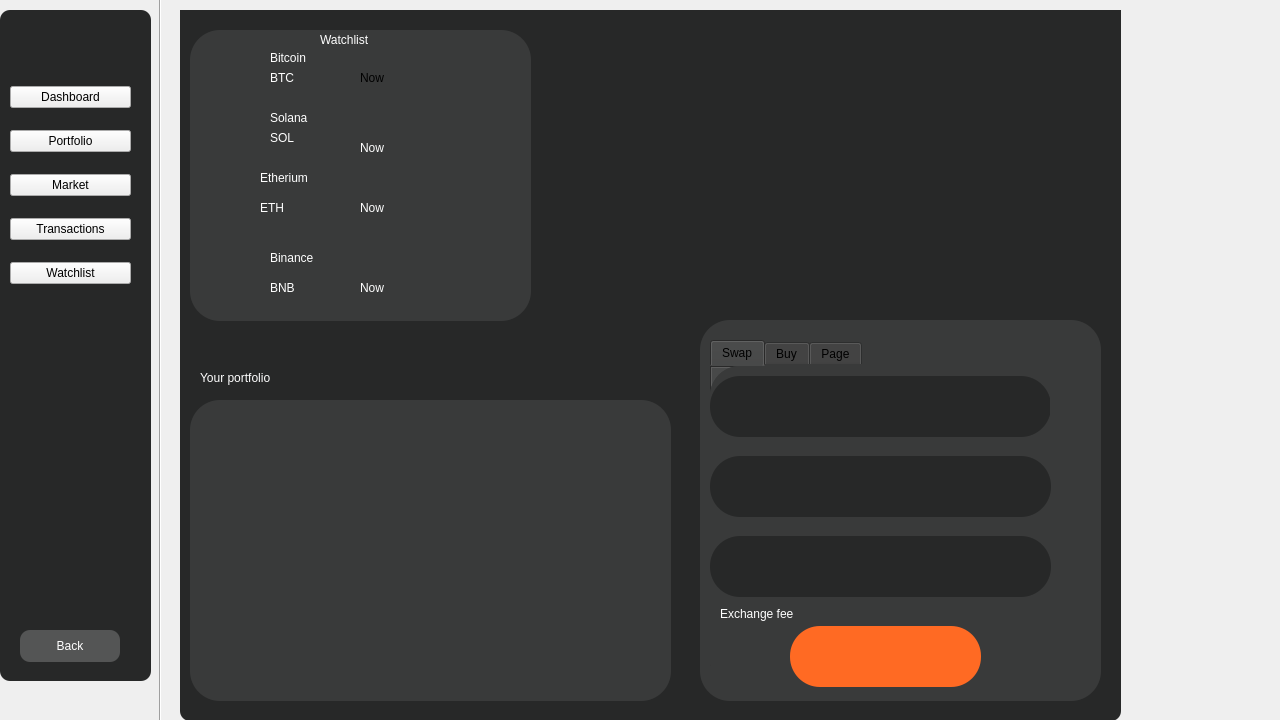
<?xml version="1.0" encoding="UTF-8"?>
<ui version="4.0">
 <class>Crypto</class>
 <widget class="QWidget" name="Crypto">
  <property name="geometry">
   <rect>
    <x>0</x>
    <y>0</y>
    <width>1280</width>
    <height>720</height>
   </rect>
  </property>
  <property name="windowTitle">
   <string>Form</string>
  </property>
  <widget class="Line" name="line">
   <property name="geometry">
    <rect>
     <x>150</x>
     <y>-10</y>
     <width>20</width>
     <height>751</height>
    </rect>
   </property>
   <property name="orientation">
    <enum>Qt::Vertical</enum>
   </property>
  </widget>
  <widget class="QWidget" name="verticalLayoutWidget">
   <property name="geometry">
    <rect>
     <x>10</x>
     <y>70</y>
     <width>121</width>
     <height>231</height>
    </rect>
   </property>
   <layout class="QVBoxLayout" name="options_BL">
    <item>
     <widget class="QPushButton" name="dashboard_PB">
      <property name="text">
       <string>Dashboard</string>
      </property>
     </widget>
    </item>
    <item>
     <widget class="QPushButton" name="portfolio_PB">
      <property name="text">
       <string>Portfolio</string>
      </property>
     </widget>
    </item>
    <item>
     <widget class="QPushButton" name="market_PB">
      <property name="text">
       <string>Market</string>
      </property>
     </widget>
    </item>
    <item>
     <widget class="QPushButton" name="transactions_PB">
      <property name="text">
       <string>Transactions</string>
      </property>
     </widget>
    </item>
    <item>
     <widget class="QPushButton" name="watchlist_PB">
      <property name="text">
       <string>Watchlist</string>
      </property>
     </widget>
    </item>
   </layout>
  </widget>
  <widget class="QStackedWidget" name="stackedWidget">
   <property name="geometry">
    <rect>
     <x>180</x>
     <y>10</y>
     <width>1091</width>
     <height>721</height>
    </rect>
   </property>
   <widget class="QWidget" name="Dashboard">
    <widget class="QWidget" name="widget_2" native="true">
     <property name="geometry">
      <rect>
       <x>0</x>
       <y>-20</y>
       <width>941</width>
       <height>731</height>
      </rect>
     </property>
     <property name="styleSheet">
      <string notr="true">background-color: rgb(39, 40, 40);
border-radius:10px;</string>
     </property>
     <widget class="QWidget" name="widget" native="true">
      <property name="geometry">
       <rect>
        <x>10</x>
        <y>40</y>
        <width>341</width>
        <height>291</height>
       </rect>
      </property>
      <property name="styleSheet">
       <string notr="true">background-color: rgb(57, 58, 58);
border-radius:30px;</string>
      </property>
      <widget class="QLabel" name="SOL_img_LA">
       <property name="geometry">
        <rect>
         <x>10</x>
         <y>70</y>
         <width>61</width>
         <height>61</height>
        </rect>
       </property>
       <property name="text">
        <string/>
       </property>
       <property name="pixmap">
        <pixmap resource="../resources/resources.qrc">:/images/solana.svg</pixmap>
       </property>
       <property name="scaledContents">
        <bool>true</bool>
       </property>
      </widget>
      <widget class="QLabel" name="bitcoin_img_LA">
       <property name="geometry">
        <rect>
         <x>10</x>
         <y>10</y>
         <width>61</width>
         <height>51</height>
        </rect>
       </property>
       <property name="text">
        <string/>
       </property>
       <property name="pixmap">
        <pixmap resource="../resources/resources.qrc">:/images/bitcoin.png</pixmap>
       </property>
       <property name="scaledContents">
        <bool>true</bool>
       </property>
      </widget>
      <widget class="QLabel" name="BNB_img_LA">
       <property name="geometry">
        <rect>
         <x>10</x>
         <y>210</y>
         <width>61</width>
         <height>61</height>
        </rect>
       </property>
       <property name="text">
        <string/>
       </property>
       <property name="pixmap">
        <pixmap resource="../resources/resources.qrc">:/images/binance.png</pixmap>
       </property>
       <property name="scaledContents">
        <bool>true</bool>
       </property>
      </widget>
      <widget class="QLabel" name="ETH_img_LA">
       <property name="geometry">
        <rect>
         <x>10</x>
         <y>140</y>
         <width>61</width>
         <height>61</height>
        </rect>
       </property>
       <property name="text">
        <string/>
       </property>
       <property name="pixmap">
        <pixmap resource="../resources/resources.qrc">:/images/etherium.png</pixmap>
       </property>
       <property name="scaledContents">
        <bool>true</bool>
       </property>
      </widget>
      <widget class="QLabel" name="Bitcon_LA">
       <property name="geometry">
        <rect>
         <x>80</x>
         <y>20</y>
         <width>58</width>
         <height>16</height>
        </rect>
       </property>
       <property name="styleSheet">
        <string notr="true">color: rgb(255, 255, 255);</string>
       </property>
       <property name="text">
        <string>Bitcoin</string>
       </property>
      </widget>
      <widget class="QLabel" name="BTC_LA">
       <property name="geometry">
        <rect>
         <x>80</x>
         <y>40</y>
         <width>58</width>
         <height>16</height>
        </rect>
       </property>
       <property name="styleSheet">
        <string notr="true">color:rgb(255, 255, 255)</string>
       </property>
       <property name="text">
        <string>BTC</string>
       </property>
      </widget>
      <widget class="Line" name="line_2">
       <property name="geometry">
        <rect>
         <x>10</x>
         <y>70</y>
         <width>118</width>
         <height>3</height>
        </rect>
       </property>
       <property name="orientation">
        <enum>Qt::Horizontal</enum>
       </property>
      </widget>
      <widget class="QLabel" name="solana_LA">
       <property name="geometry">
        <rect>
         <x>80</x>
         <y>80</y>
         <width>58</width>
         <height>16</height>
        </rect>
       </property>
       <property name="styleSheet">
        <string notr="true">color:rgb(255, 255, 255)</string>
       </property>
       <property name="text">
        <string>Solana</string>
       </property>
      </widget>
      <widget class="QLabel" name="SOL_LA">
       <property name="geometry">
        <rect>
         <x>80</x>
         <y>100</y>
         <width>58</width>
         <height>16</height>
        </rect>
       </property>
       <property name="styleSheet">
        <string notr="true">color:rgb(255, 255, 255)</string>
       </property>
       <property name="text">
        <string>SOL</string>
       </property>
      </widget>
      <widget class="QLabel" name="Etherium_LA">
       <property name="geometry">
        <rect>
         <x>70</x>
         <y>140</y>
         <width>58</width>
         <height>16</height>
        </rect>
       </property>
       <property name="styleSheet">
        <string notr="true">color:rgb(255, 255, 255)</string>
       </property>
       <property name="text">
        <string>Etherium</string>
       </property>
      </widget>
      <widget class="QLabel" name="ETH_LA">
       <property name="geometry">
        <rect>
         <x>70</x>
         <y>170</y>
         <width>58</width>
         <height>16</height>
        </rect>
       </property>
       <property name="styleSheet">
        <string notr="true">color:rgb(255, 255, 255)</string>
       </property>
       <property name="text">
        <string>ETH</string>
       </property>
      </widget>
      <widget class="QLabel" name="Binance_LA">
       <property name="geometry">
        <rect>
         <x>80</x>
         <y>220</y>
         <width>58</width>
         <height>16</height>
        </rect>
       </property>
       <property name="styleSheet">
        <string notr="true">color: rgb(255, 255, 255);</string>
       </property>
       <property name="text">
        <string>Binance</string>
       </property>
      </widget>
      <widget class="QLabel" name="BNB_LA">
       <property name="geometry">
        <rect>
         <x>80</x>
         <y>250</y>
         <width>58</width>
         <height>16</height>
        </rect>
       </property>
       <property name="styleSheet">
        <string notr="true">color: rgb(255, 255, 255);</string>
       </property>
       <property name="text">
        <string>BNB</string>
       </property>
      </widget>
      <widget class="QLabel" name="BTC_price_LA">
       <property name="geometry">
        <rect>
         <x>160</x>
         <y>20</y>
         <width>91</width>
         <height>20</height>
        </rect>
       </property>
       <property name="text">
        <string/>
       </property>
      </widget>
      <widget class="QLabel" name="now_LA">
       <property name="geometry">
        <rect>
         <x>170</x>
         <y>40</y>
         <width>71</width>
         <height>16</height>
        </rect>
       </property>
       <property name="text">
        <string>Now</string>
       </property>
      </widget>
      <widget class="QLabel" name="SOL_price_LA">
       <property name="geometry">
        <rect>
         <x>170</x>
         <y>80</y>
         <width>101</width>
         <height>16</height>
        </rect>
       </property>
       <property name="text">
        <string/>
       </property>
      </widget>
      <widget class="QLabel" name="now_LA_3">
       <property name="geometry">
        <rect>
         <x>170</x>
         <y>110</y>
         <width>71</width>
         <height>16</height>
        </rect>
       </property>
       <property name="styleSheet">
        <string notr="true">color:rgb(255, 255, 255)</string>
       </property>
       <property name="text">
        <string>Now</string>
       </property>
      </widget>
      <widget class="QLabel" name="now_LA_2">
       <property name="geometry">
        <rect>
         <x>170</x>
         <y>170</y>
         <width>71</width>
         <height>16</height>
        </rect>
       </property>
       <property name="styleSheet">
        <string notr="true">color:rgb(255, 255, 255)</string>
       </property>
       <property name="text">
        <string>Now</string>
       </property>
      </widget>
      <widget class="QLabel" name="now_LA_4">
       <property name="geometry">
        <rect>
         <x>170</x>
         <y>250</y>
         <width>71</width>
         <height>16</height>
        </rect>
       </property>
       <property name="styleSheet">
        <string notr="true">color: rgb(255, 255, 255);</string>
       </property>
       <property name="text">
        <string>Now</string>
       </property>
      </widget>
      <widget class="QLabel" name="ETH_price_LA">
       <property name="geometry">
        <rect>
         <x>150</x>
         <y>140</y>
         <width>91</width>
         <height>20</height>
        </rect>
       </property>
       <property name="text">
        <string/>
       </property>
      </widget>
      <widget class="QLabel" name="BNB_price_LA">
       <property name="geometry">
        <rect>
         <x>150</x>
         <y>220</y>
         <width>101</width>
         <height>20</height>
        </rect>
       </property>
       <property name="text">
        <string/>
       </property>
      </widget>
      <widget class="QLabel" name="label">
       <property name="geometry">
        <rect>
         <x>130</x>
         <y>0</y>
         <width>61</width>
         <height>20</height>
        </rect>
       </property>
       <property name="styleSheet">
        <string notr="true">color: rgb(255, 255, 255);</string>
       </property>
       <property name="text">
        <string>Watchlist</string>
       </property>
      </widget>
     </widget>
     <widget class="QLabel" name="portfolio_LA">
      <property name="geometry">
       <rect>
        <x>20</x>
        <y>380</y>
        <width>101</width>
        <height>16</height>
       </rect>
      </property>
      <property name="styleSheet">
       <string notr="true">color: rgb(255, 255, 255);</string>
      </property>
      <property name="text">
       <string>Your portfolio</string>
      </property>
     </widget>
     <widget class="QWidget" name="widget_3" native="true">
      <property name="geometry">
       <rect>
        <x>10</x>
        <y>410</y>
        <width>481</width>
        <height>301</height>
       </rect>
      </property>
      <property name="styleSheet">
       <string notr="true">background-color: rgb(57, 58, 58);
border-radius:30px;</string>
      </property>
     </widget>
     <widget class="QWidget" name="widget_4" native="true">
      <property name="geometry">
       <rect>
        <x>520</x>
        <y>330</y>
        <width>401</width>
        <height>381</height>
       </rect>
      </property>
      <property name="styleSheet">
       <string notr="true">background-color: rgb(57, 58, 58);
border-radius:30px;</string>
      </property>
      <widget class="QTabWidget" name="tabWidget">
       <property name="geometry">
        <rect>
         <x>10</x>
         <y>20</y>
         <width>381</width>
         <height>351</height>
        </rect>
       </property>
       <property name="styleSheet">
        <string notr="true">background-color: rgb(57, 58, 58);</string>
       </property>
       <property name="currentIndex">
        <number>0</number>
       </property>
       <widget class="QWidget" name="tab">
        <attribute name="title">
         <string>Swap</string>
        </attribute>
        <widget class="QWidget" name="widget_6" native="true">
         <property name="geometry">
          <rect>
           <x>0</x>
           <y>10</y>
           <width>341</width>
           <height>61</height>
          </rect>
         </property>
         <property name="styleSheet">
          <string notr="true">background-color: rgb(39, 40, 40);
border-radius:30px;</string>
         </property>
        </widget>
        <widget class="QWidget" name="widget_7" native="true">
         <property name="geometry">
          <rect>
           <x>0</x>
           <y>90</y>
           <width>341</width>
           <height>61</height>
          </rect>
         </property>
         <property name="styleSheet">
          <string notr="true">background-color: rgb(39, 40, 40);
border-radius:30px;</string>
         </property>
        </widget>
        <widget class="QWidget" name="widget_8" native="true">
         <property name="geometry">
          <rect>
           <x>0</x>
           <y>170</y>
           <width>341</width>
           <height>61</height>
          </rect>
         </property>
         <property name="styleSheet">
          <string notr="true">background-color: rgb(39, 40, 40);
border-radius:30px;</string>
         </property>
        </widget>
        <widget class="QLabel" name="label_23">
         <property name="geometry">
          <rect>
           <x>10</x>
           <y>240</y>
           <width>91</width>
           <height>16</height>
          </rect>
         </property>
         <property name="styleSheet">
          <string notr="true">color: rgb(255, 255, 255);</string>
         </property>
         <property name="text">
          <string>Exchange fee</string>
         </property>
        </widget>
        <widget class="QPushButton" name="exchange_PB">
         <property name="geometry">
          <rect>
           <x>80</x>
           <y>260</y>
           <width>191</width>
           <height>61</height>
          </rect>
         </property>
         <property name="styleSheet">
          <string notr="true">background-color: rgb(255, 106, 35);</string>
         </property>
         <property name="text">
          <string/>
         </property>
        </widget>
        <widget class="QWidget" name="widget_11" native="true">
         <property name="geometry">
          <rect>
           <x>340</x>
           <y>-30</y>
           <width>41</width>
           <height>81</height>
          </rect>
         </property>
         <property name="styleSheet">
          <string notr="true">background-color: rgb(57, 58, 58);
border-radius:30px;</string>
         </property>
        </widget>
        <widget class="QWidget" name="widget_12" native="true">
         <property name="geometry">
          <rect>
           <x>350</x>
           <y>-20</y>
           <width>41</width>
           <height>321</height>
          </rect>
         </property>
         <property name="styleSheet">
          <string notr="true">background-color: rgb(57, 58, 58);
border-radius:30px;</string>
         </property>
        </widget>
        <widget class="QWidget" name="widget_13" native="true">
         <property name="geometry">
          <rect>
           <x>-10</x>
           <y>300</y>
           <width>41</width>
           <height>51</height>
          </rect>
         </property>
         <property name="styleSheet">
          <string notr="true">background-color: rgb(57, 58, 58);
border-radius:30px;</string>
         </property>
        </widget>
        <widget class="QWidget" name="widget_14" native="true">
         <property name="geometry">
          <rect>
           <x>350</x>
           <y>280</y>
           <width>41</width>
           <height>81</height>
          </rect>
         </property>
         <property name="styleSheet">
          <string notr="true">background-color: rgb(57, 58, 58);
border-radius:30px;</string>
         </property>
        </widget>
       </widget>
       <widget class="QWidget" name="tab_2">
        <attribute name="title">
         <string>Buy</string>
        </attribute>
       </widget>
       <widget class="QWidget" name="Sell">
        <attribute name="title">
         <string>Page</string>
        </attribute>
       </widget>
      </widget>
     </widget>
    </widget>
   </widget>
   <widget class="QWidget" name="Portfolio"/>
   <widget class="QWidget" name="Market">
    <widget class="QWidget" name="widget_5" native="true">
     <property name="geometry">
      <rect>
       <x>0</x>
       <y>0</y>
       <width>1071</width>
       <height>691</height>
      </rect>
     </property>
     <property name="styleSheet">
      <string notr="true">background-color: rgb(39, 40, 40);
border-radius:10px;</string>
     </property>
     <widget class="QWidget" name="widget_9" native="true">
      <property name="geometry">
       <rect>
        <x>50</x>
        <y>20</y>
        <width>881</width>
        <height>661</height>
       </rect>
      </property>
      <property name="styleSheet">
       <string notr="true">background-color: rgb(81, 82, 82);
border-radius:30px;</string>
      </property>
      <widget class="QLabel" name="label_2">
       <property name="geometry">
        <rect>
         <x>20</x>
         <y>50</y>
         <width>71</width>
         <height>61</height>
        </rect>
       </property>
       <property name="text">
        <string/>
       </property>
       <property name="pixmap">
        <pixmap resource="../resources/resources.qrc">:/images/bitcoin.png</pixmap>
       </property>
       <property name="scaledContents">
        <bool>true</bool>
       </property>
      </widget>
      <widget class="QLabel" name="label_3">
       <property name="geometry">
        <rect>
         <x>100</x>
         <y>70</y>
         <width>58</width>
         <height>16</height>
        </rect>
       </property>
       <property name="text">
        <string>Bitcoin</string>
       </property>
      </widget>
      <widget class="QLabel" name="label_4">
       <property name="geometry">
        <rect>
         <x>50</x>
         <y>20</y>
         <width>58</width>
         <height>16</height>
        </rect>
       </property>
       <property name="text">
        <string>Name</string>
       </property>
      </widget>
      <widget class="QTableView" name="tableView">
       <property name="geometry">
        <rect>
         <x>200</x>
         <y>10</y>
         <width>651</width>
         <height>601</height>
        </rect>
       </property>
      </widget>
      <widget class="QLabel" name="label_5">
       <property name="geometry">
        <rect>
         <x>20</x>
         <y>150</y>
         <width>71</width>
         <height>61</height>
        </rect>
       </property>
       <property name="text">
        <string/>
       </property>
       <property name="pixmap">
        <pixmap resource="../resources/resources.qrc">:/images/etherium.png</pixmap>
       </property>
       <property name="scaledContents">
        <bool>true</bool>
       </property>
      </widget>
      <widget class="QLabel" name="label_6">
       <property name="geometry">
        <rect>
         <x>20</x>
         <y>250</y>
         <width>71</width>
         <height>61</height>
        </rect>
       </property>
       <property name="text">
        <string/>
       </property>
       <property name="pixmap">
        <pixmap resource="../resources/resources.qrc">:/images/solana.svg</pixmap>
       </property>
       <property name="scaledContents">
        <bool>true</bool>
       </property>
      </widget>
      <widget class="QLabel" name="label_7">
       <property name="geometry">
        <rect>
         <x>20</x>
         <y>450</y>
         <width>71</width>
         <height>61</height>
        </rect>
       </property>
       <property name="text">
        <string/>
       </property>
       <property name="pixmap">
        <pixmap resource="../resources/resources.qrc">:/images/tether.png</pixmap>
       </property>
       <property name="scaledContents">
        <bool>true</bool>
       </property>
      </widget>
      <widget class="QLabel" name="label_8">
       <property name="geometry">
        <rect>
         <x>20</x>
         <y>350</y>
         <width>71</width>
         <height>61</height>
        </rect>
       </property>
       <property name="text">
        <string/>
       </property>
       <property name="pixmap">
        <pixmap resource="../resources/resources.qrc">:/images/binance.png</pixmap>
       </property>
       <property name="scaledContents">
        <bool>true</bool>
       </property>
      </widget>
      <widget class="QLabel" name="label_9">
       <property name="geometry">
        <rect>
         <x>20</x>
         <y>550</y>
         <width>71</width>
         <height>61</height>
        </rect>
       </property>
       <property name="text">
        <string/>
       </property>
       <property name="pixmap">
        <pixmap resource="../resources/resources.qrc">:/images/dodgecoin.png</pixmap>
       </property>
       <property name="scaledContents">
        <bool>true</bool>
       </property>
      </widget>
      <widget class="QLabel" name="label_10">
       <property name="geometry">
        <rect>
         <x>100</x>
         <y>170</y>
         <width>61</width>
         <height>16</height>
        </rect>
       </property>
       <property name="text">
        <string>Ethereum</string>
       </property>
      </widget>
      <widget class="QLabel" name="label_11">
       <property name="geometry">
        <rect>
         <x>100</x>
         <y>270</y>
         <width>58</width>
         <height>16</height>
        </rect>
       </property>
       <property name="text">
        <string>Solana</string>
       </property>
      </widget>
      <widget class="QLabel" name="label_12">
       <property name="geometry">
        <rect>
         <x>100</x>
         <y>370</y>
         <width>58</width>
         <height>16</height>
        </rect>
       </property>
       <property name="text">
        <string>BNB</string>
       </property>
      </widget>
      <widget class="QLabel" name="label_13">
       <property name="geometry">
        <rect>
         <x>100</x>
         <y>470</y>
         <width>58</width>
         <height>16</height>
        </rect>
       </property>
       <property name="text">
        <string>TetherUS</string>
       </property>
      </widget>
      <widget class="QLabel" name="label_14">
       <property name="geometry">
        <rect>
         <x>100</x>
         <y>570</y>
         <width>71</width>
         <height>16</height>
        </rect>
       </property>
       <property name="text">
        <string>Dodgecoin</string>
       </property>
      </widget>
     </widget>
    </widget>
   </widget>
   <widget class="QWidget" name="Transactions"/>
   <widget class="QWidget" name="watchlist"/>
  </widget>
  <widget class="QWidget" name="widget_10" native="true">
   <property name="geometry">
    <rect>
     <x>0</x>
     <y>10</y>
     <width>151</width>
     <height>671</height>
    </rect>
   </property>
   <property name="styleSheet">
    <string notr="true">background-color: rgb(39, 40, 40);
border-radius:10px;</string>
   </property>
   <widget class="QPushButton" name="back_PB">
    <property name="geometry">
     <rect>
      <x>20</x>
      <y>620</y>
      <width>100</width>
      <height>32</height>
     </rect>
    </property>
    <property name="styleSheet">
     <string notr="true">background-color: rgb(84, 85, 85);
color: rgb(255, 255, 255);</string>
    </property>
    <property name="text">
     <string>Back</string>
    </property>
   </widget>
  </widget>
  <zorder>widget_10</zorder>
  <zorder>line</zorder>
  <zorder>verticalLayoutWidget</zorder>
  <zorder>stackedWidget</zorder>
 </widget>
 <resources>
  <include location="../resources/resources.qrc"/>
 </resources>
 <connections/>
</ui>
